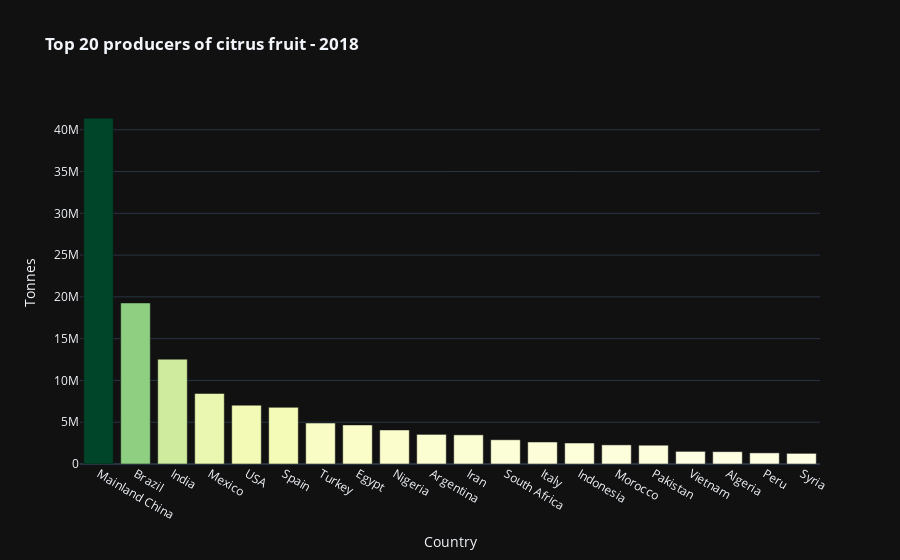
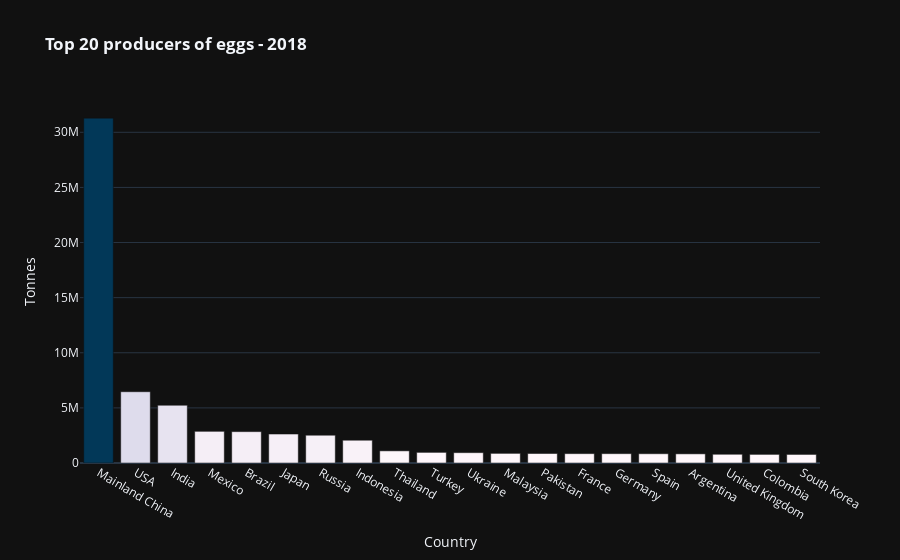

These figures' notebook cell, in order:
### Code cell
# plot choropleth map and bar chart for top 20 for each category
for cat in categories:
    sub = data_code[data_code['Type'] == cat]
    
    palette = choice(colour_pal)
    
    graph = dict(type ='choropleth',
            locations = sub['country_code'],
            z = sub['Tonnes'],
            text = sub['Country'],
            colorbar = {'title': 'Tonnes'},
            colorscale=palette)

    layout = dict(title = f'<b>World {cat} production - 2018</b>',
                  margin = dict(l=0,
                      r=0,
                      b=30,
                      t=30,
                      pad=2),
                 geo = dict(showframe=False,
                           projection={'type':'equirectangular'}))

    choromap = go.Figure(data=[graph], layout=layout)

    top20 = sub[(sub['Rank'] >= 1) & (sub['Rank'] <= 20)]
    bar_title = f'Top 20 producers of {cat} - 2018'.capitalize()

    bar = dict(type ='bar',
                x = top20['Country'],
                y = top20['Tonnes'], 
               marker={'color': top20['Tonnes'],
                       'colorscale': palette})

    bar_layout = dict(title = f'<b>{bar_title}</b>',
                     xaxis_title='Country',
                     yaxis_title='Tonnes',
                     xaxis={'categoryorder':'total descending'},
                     template='plotly_dark')

    bar2 = go.Figure(data=[bar], layout=bar_layout)

    iplot(choromap)
    iplot(bar2)

### Figure 1 — Plotly figure (JSON) as saved in the notebook; plotly's stock layout.template omitted (floating-point values rounded to 4 significant figures)
{"data": [{"marker": {"color": [1478053, 3541671, 19273659, 4675660, 12546000, 2510442, 2634484, 41381400, 8437589, 2287351, 4071176, 2247956, 1330789, 2900962, 6777999, 4902052, 7038334, 3486836, 1272949, 1510345], "colorscale": [[0, "rgb(255,255,229)"], [0.125, "rgb(247,252,185)"], [0.25, "rgb(217,240,163)"], [0.375, "rgb(173,221,142)"], [0.5, "rgb(120,198,121)"], [0.625, "rgb(65,171,93)"], [0.75, "rgb(35,132,67)"], [0.875, "rgb(0,104,55)"], [1, "rgb(0,69,41)"]]}, "type": "bar", "x": ["Algeria", "Argentina", "Brazil", "Egypt", "India", "Indonesia", "Italy", "Mainland China", "Mexico", "Morocco", "Nigeria", "Pakistan", "Peru", "South Africa", "Spain", "Turkey", "USA", "Iran", "Syria", "Vietnam"], "y": [1478053, 3541671, 19273659, 4675660, 12546000, 2510442, 2634484, 41381400, 8437589, 2287351, 4071176, 2247956, 1330789, 2900962, 6777999, 4902052, 7038334, 3486836, 1272949, 1510345]}], "layout": {"title": {"text": "<b>Top 20 producers of citrus fruit - 2018</b>"}, "xaxis": {"categoryorder": "total descending", "title": {"text": "Country"}}, "yaxis": {"title": {"text": "Tonnes"}}}}

### Figure 2 — Plotly figure (JSON) as saved in the notebook; plotly's stock layout.template omitted (floating-point values rounded to 4 significant figures)
{"data": [{"marker": {"color": [829000, 2844013, 780000, 847868, 846000, 5236935, 2065460, 2627764, 31282800, 872367, 2871918, 859739, 840267, 1101633, 962542, 937300, 791000, 6466263, 2519006, 776098], "colorscale": [[0, "rgb(255,247,251)"], [0.125, "rgb(236,231,242)"], [0.25, "rgb(208,209,230)"], [0.375, "rgb(166,189,219)"], [0.5, "rgb(116,169,207)"], [0.625, "rgb(54,144,192)"], [0.75, "rgb(5,112,176)"], [0.875, "rgb(4,90,141)"], [1, "rgb(2,56,88)"]]}, "type": "bar", "x": ["Argentina", "Brazil", "Colombia", "France", "Germany", "India", "Indonesia", "Japan", "Mainland China", "Malaysia", "Mexico", "Pakistan", "Spain", "Thailand", "Turkey", "Ukraine", "United Kingdom", "USA", "Russia", "South Korea"], "y": [829000, 2844013, 780000, 847868, 846000, 5236935, 2065460, 2627764, 31282800, 872367, 2871918, 859739, 840267, 1101633, 962542, 937300, 791000, 6466263, 2519006, 776098]}], "layout": {"title": {"text": "<b>Top 20 producers of eggs - 2018</b>"}, "xaxis": {"categoryorder": "total descending", "title": {"text": "Country"}}, "yaxis": {"title": {"text": "Tonnes"}}}}
